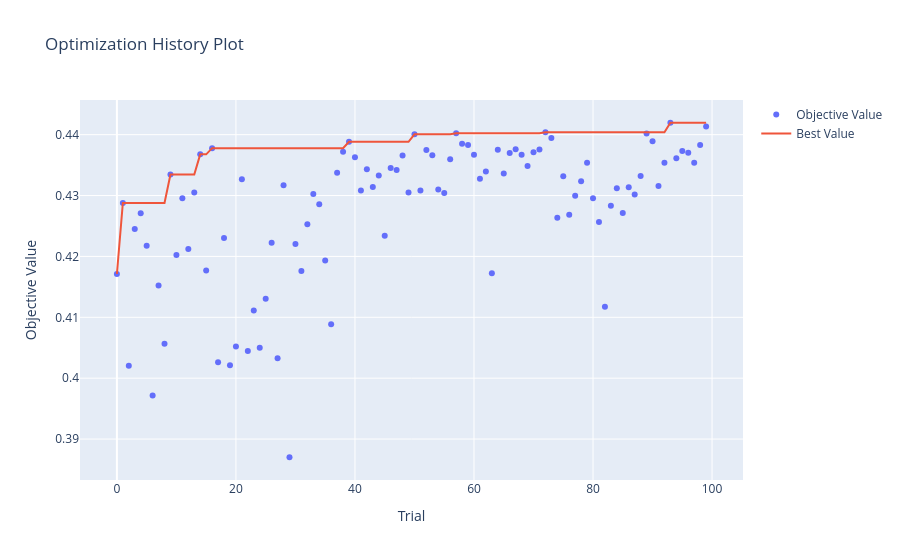

Notebook code for this chart:
### Markdown cell above
Train and optimize the model:

### Code cell
(optimized_XGB, 
train_metrics_mean_XGB,
train_metrics_std_XGB, 
val_metrics_mean_XGB, 
val_metrics_std_XGB, 
test_metrics_XGB,
tpr_XGB, fpr_XGB,
precs_XGB, recs_XGB) = optimize_model_optuna_search(pipe_XGB, params_dist_XGB,
                                                X_train, y_train, X_test, y_test, 
                                                cv=my_cv,
                                                seed=seed)
